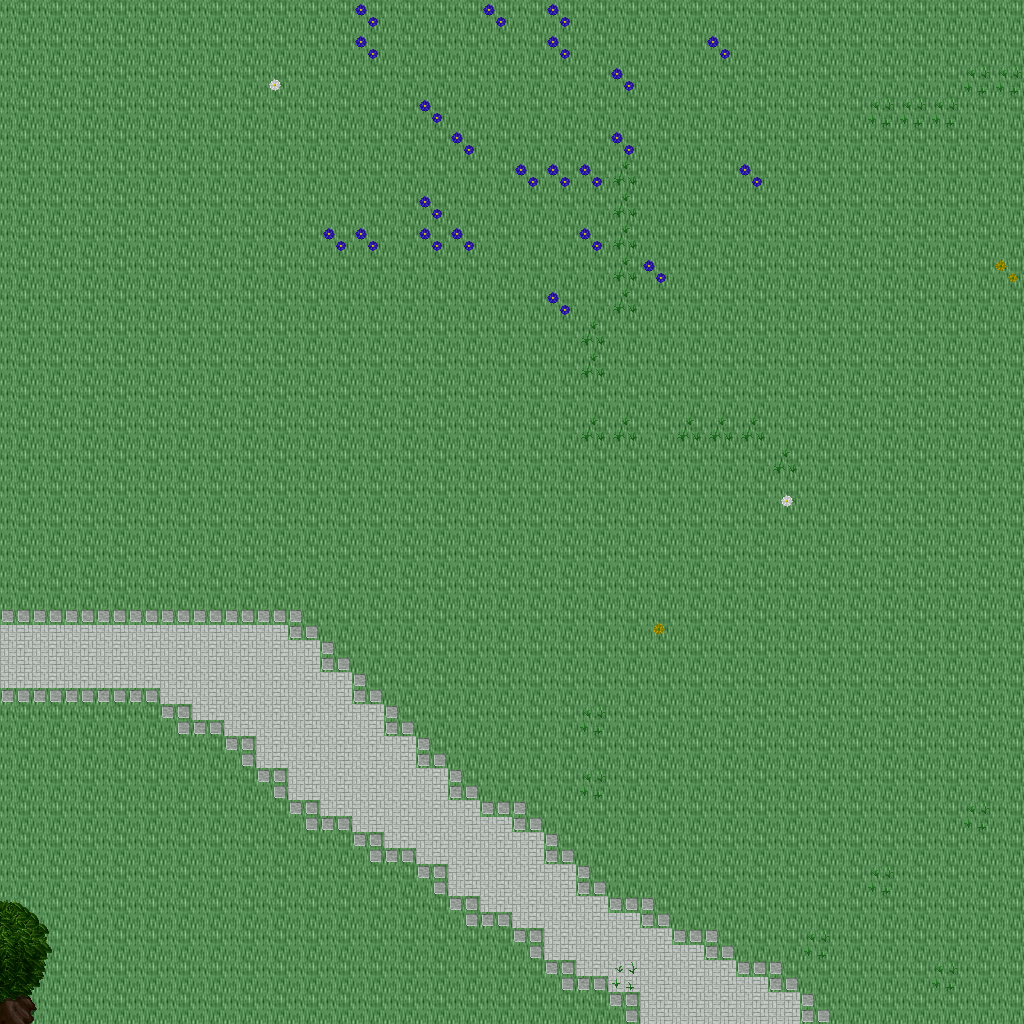

A 2D game scene composited from a Tiled map and its tileset images. What follows is a short description and the map's XML, with each tile layer's data collapsed to a summary:
An orthogonal 32x32 tile map with 32x32 px tiles, 5 tile layers (Ground, Objects, Objects2, Above, ...), 1 hidden layer not drawn, 18 tilesets.

<map version="1.10" tiledversion="1.11.0" orientation="orthogonal" renderorder="right-down" width="32" height="32" tilewidth="32" tileheight="32" infinite="0" nextlayerid="11" nextobjectid="1">
 <tileset firstgid="1" name="ground_ground" tilewidth="32" tileheight="32" tilecount="33" columns="3">
  <image source="../drawable/ground_ground.png" width="96" height="352" />
 </tileset>
 <tileset firstgid="34" name="plant_flower_daisy_white" tilewidth="32" tileheight="32" tilecount="8" columns="2">
  <image source="../drawable/plant_flower_daisy_white.png" width="64" height="128" />
 </tileset>
 <tileset firstgid="42" name="plant_grasses" tilewidth="32" tileheight="32" tilecount="6" columns="3">
  <image source="../drawable/plant_grasses.png" width="96" height="64" />
 </tileset>
 <tileset firstgid="48" name="plant_flower_daisy_yellow" tilewidth="32" tileheight="32" tilecount="8" columns="2">
  <image source="../drawable/plant_flower_daisy_yellow.png" width="64" height="128" />
 </tileset>
 <tileset firstgid="56" name="plant_flower_daisy_blue" tilewidth="32" tileheight="32" tilecount="8" columns="2">
  <image source="../drawable/plant_flower_daisy_blue.png" width="64" height="128" />
 </tileset>
 <tileset firstgid="64" name="plant_flower_daisy_red" tilewidth="32" tileheight="32" tilecount="8" columns="2">
  <image source="../drawable/plant_flower_daisy_red.png" width="64" height="128" />
 </tileset>
 <tileset firstgid="72" name="plant_tree_tree_darkgreen" tilewidth="32" tileheight="32" tilecount="88" columns="8">
  <image source="../drawable/plant_tree_tree_darkgreen.png" width="256" height="352" />
 </tileset>
 <tileset firstgid="160" name="logic_creature_animal" tilewidth="32" tileheight="32" tilecount="32" columns="8">
  <image source="../drawable/logic_creature_animal.png" width="256" height="128" />
 </tileset>
 <tileset firstgid="192" name="logic_creature_elf" tilewidth="32" tileheight="32" tilecount="16" columns="8">
  <image source="../drawable/logic_creature_elf.png" width="256" height="64" />
 </tileset>
 <tileset firstgid="208" name="logic_collision" tilewidth="32" tileheight="32" tilecount="1" columns="1">
  <image source="../drawable/logic_collision.png" width="32" height="32" />
 </tileset>
 <tileset firstgid="209" name="logic_creature_human_evil" tilewidth="32" tileheight="32" tilecount="16" columns="8">
  <image source="../drawable/logic_creature_human_evil.png" width="256" height="64" />
 </tileset>
 <tileset firstgid="225" name="logic_portal" tilewidth="32" tileheight="32" tilecount="24" columns="8">
  <image source="../drawable/logic_portal.png" width="256" height="96" />
 </tileset>
 <tileset firstgid="249" name="ground_green_paving" tilewidth="32" tileheight="32" tilecount="18" columns="3">
  <image source="../drawable/ground_green_paving.png" width="96" height="192" />
 </tileset>
 <tileset firstgid="267" name="ground_water_swamp_water" tilewidth="32" tileheight="32" tilecount="33" columns="3">
  <image source="../drawable/ground_water_swamp_water.png" width="96" height="352" />
 </tileset>
 <tileset firstgid="300" name="plant_grasses_swamp" tilewidth="32" tileheight="32" tilecount="42" columns="6">
  <image source="../drawable/plant_grasses_swamp.png" width="192" height="224" />
 </tileset>
 <tileset firstgid="342" name="logic_protection" tilewidth="32" tileheight="32" tilecount="2" columns="2">
  <image source="../drawable/logic_protection.png" width="64" height="32" />
 </tileset>
 <tileset firstgid="344" name="logic_creature_ogre" tilewidth="32" tileheight="32" tilecount="4" columns="4">
  <image source="../drawable/logic_creature_ogre.png" width="128" height="32" />
 </tileset>
 <tileset firstgid="348" name="logic_creature_undead_skeleton" tilewidth="32" tileheight="32" tilecount="6" columns="6">
  <image source="../drawable/logic_creature_undead_skeleton.png" width="192" height="32" />
 </tileset>
 <layer id="1" name="Ground" width="32" height="32">
  <data>[1024 cells, 1024 non-empty, 2 distinct tile ids]</data>
 </layer>
 <layer id="2" name="Objects" width="32" height="32">
  <data>[1024 cells, 97 non-empty, 10 distinct tile ids]</data>
 </layer>
 <layer id="3" name="Objects2" width="32" height="32">
  <data>[1024 cells, 2 non-empty, 2 distinct tile ids]</data>
 </layer>
 <layer id="4" name="Above" width="32" height="32">
  <data>[1024 cells, 6 non-empty, 6 distinct tile ids]</data>
 </layer>
 <layer id="5" name="Above2" width="32" height="32">
  <data>[1024 cells, 0 non-empty, 0 distinct tile ids]</data>
 </layer>
 <layer id="6" name="Walkable" width="32" height="32" visible="0">
  <data>[1024 cells, 3 non-empty, 1 distinct tile ids]</data>
 </layer>
 <objectgroup id="7" name="Mapevents" />
 <objectgroup id="8" name="Spawn" />
 <objectgroup id="9" name="Keys" />
 <objectgroup id="10" name="Replace" />
</map>
